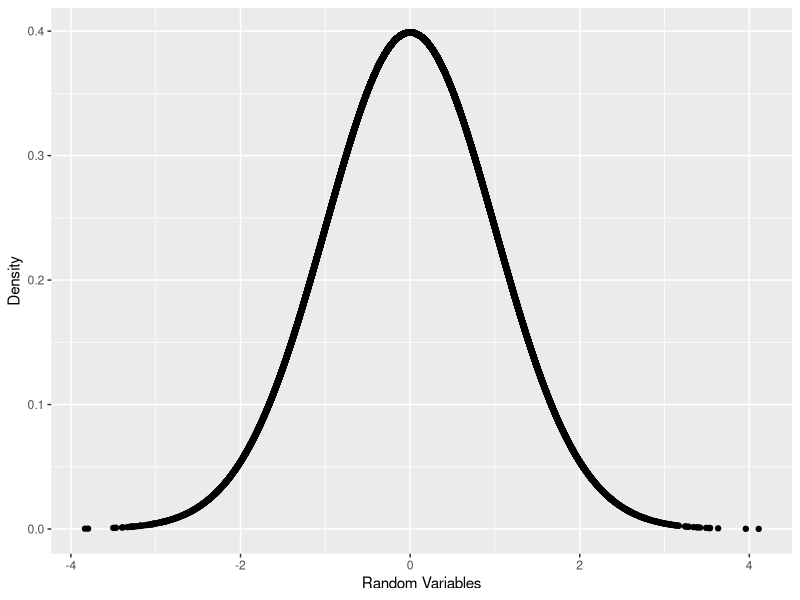
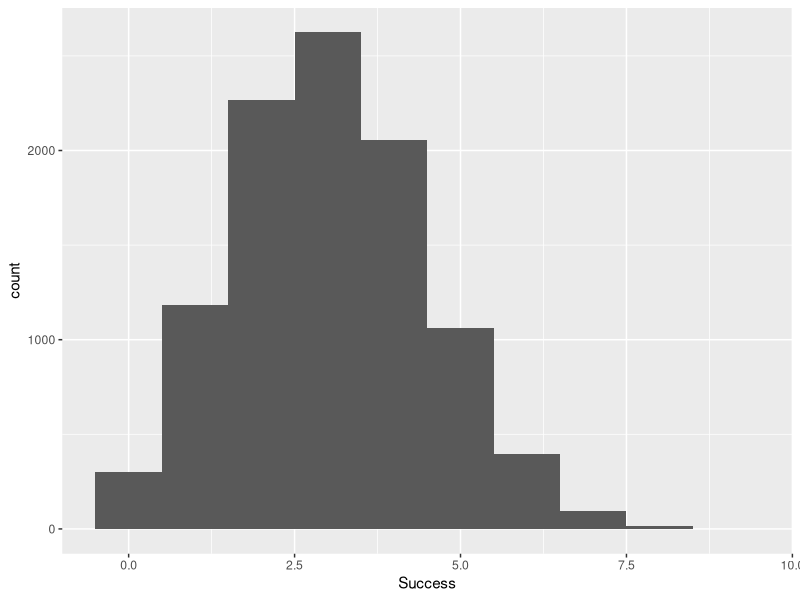
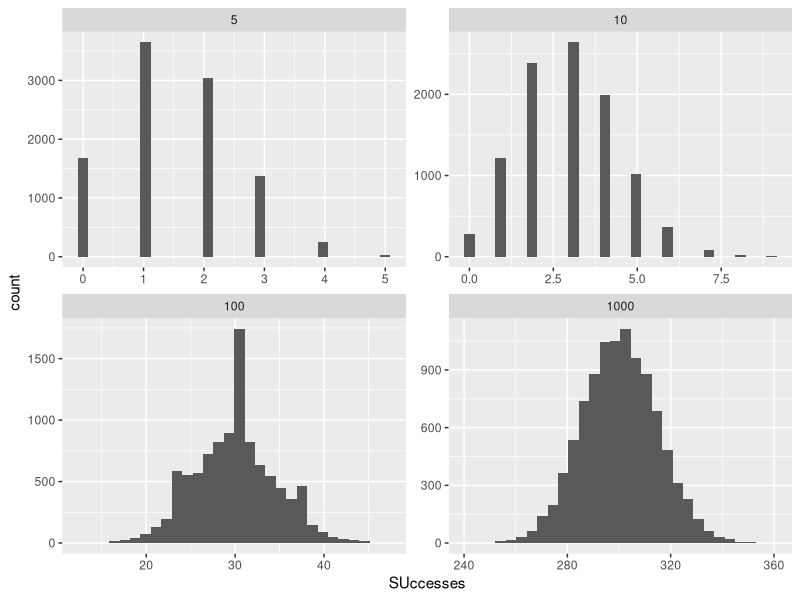
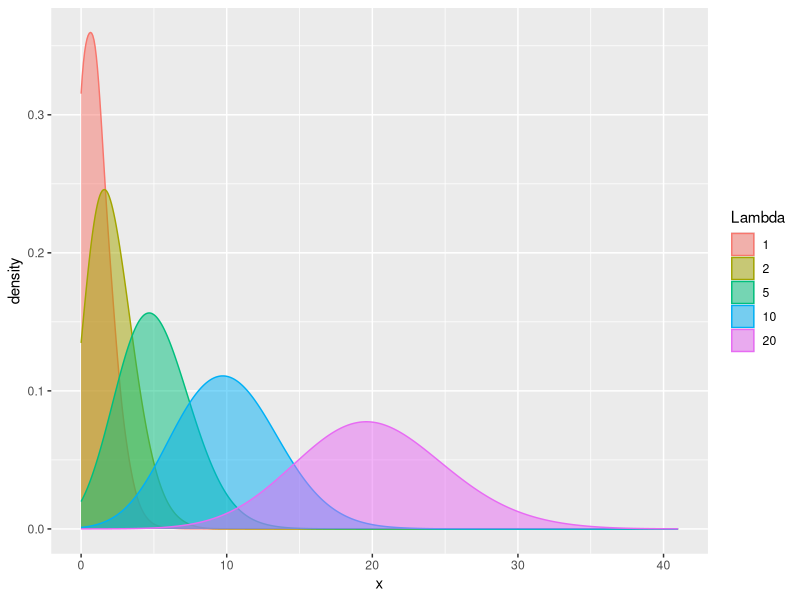

The R source for these figures, in order: (Note: this script raises an error after producing the figures.)
rnorm(10) # Displaying 10 random normal distribution numbers with mean 0, sd 1

rnorm(10, mean = 100, sd = 20)

randNorm10 <- rnorm(10)
randNorm10

dnorm(randNorm10) # Probability density of those 10 numbers

dnorm(c(-1,0,1))

require(ggplot2)
randNorm <- rnorm(30000)
randDensity <- dnorm(randNorm)

ggplot(data.frame(x = randNorm, y = randDensity)) + aes(x = x, y = y) +
    geom_point() + labs(x = "Random Variables", y = "Density")

pnorm(randNorm10)
pnorm(c(-3,0,3)) # cumulative probability of numbers

pnorm(1) - pnorm(0)

randNorm10
pnorm(randNorm10)
qnorm(pnorm(randNorm10))

identical(randNorm10, qnorm(pnorm(randNorm10))) 
# False because of positional and visualization errors

# Binomial Distribution is series of trials in two values (Yes or No)

rbinom(n = 1, size = 10, prob = 0.4)
rbinom(n = 5, size = 10, prob = 0.4)
rbinom(n = 10, size = 10, prob = 0.4)

rbinom(n = 1, size = 1, prob = 0.4)
rbinom(n = 5, size = 1, prob = 0.4)
rbinom(n = 10, size = 1, prob = 0.4)

binomData <- data.frame(Success = rbinom(n = 10000, size = 10, prob = 0.3))
ggplot(binomData, aes(x = Success)) + geom_histogram(binwidth = 1)

binom5 <- data.frame(SUccesses = rbinom(n = 10000, size = 5, prob = 0.3), Size = 5)
binom10 <- data.frame(SUccesses = rbinom(n = 10000, size = 10, prob = 0.3), Size = 10)
binom100 <- data.frame(SUccesses = rbinom(n = 10000, size = 100, prob = 0.3), Size = 100)
binom1000 <- data.frame(SUccesses = rbinom(n = 10000, size = 1000, prob = 0.3), Size = 1000)

binomAll <- rbind(binom5, binom10, binom100, binom1000)
head(binomAll, 10)
tail(binomAll, 10)

ggplot(binomAll, aes(x = SUccesses)) + geom_histogram() +
    facet_wrap(~Size, scales = "free")

# poisson's distribution

pois1 <- rpois(n = 10000, lambda = 1)
pois2 <- rpois(n = 10000, lambda = 2)
pois5 <- rpois(n = 10000, lambda = 5)
pois10 <- rpois(n = 10000, lambda = 10)
pois20 <- rpois(n = 10000, lambda = 20)

pois <- data.frame(Lambda.1 = pois1, Lambda.2 = pois2, Lambda.5 = pois5,
                   Lambda.10 = pois10, Lambda.20 = pois20)

head(pois)

require(reshape2)

pois <- melt(data = pois, variable.name = "Lambda", value.name = "x")
head(pois)
tail(pois)

require(stringr)

pois$Lambda <- str_extract(string = pois$Lambda, pattern = "\\d+")
head(pois)
class(pois$Lambda)

pois$Lambda <- as.factor(as.numeric(pois$Lambda))
tail(pois)
class(pois$Lambda)

ggplot(pois, aes(x = x)) + 
    geom_density(aes(group = Lambda, color = Lambda, fill = Lambda), adjust = 4, alpha = 1/2)
   + scale_color_discrete() + scale_fill_discrete()